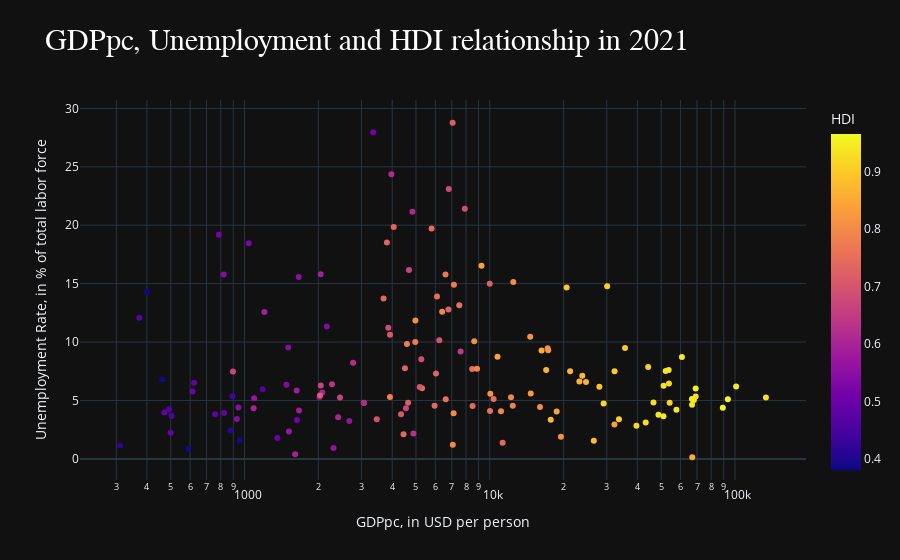

Write notebook code for a chart like this one.
### Markdown cell above
#### <FONT COLOR=#FCB714> 1. </FONT> Hipótesis nula: los paises con más de 10k de pib pc en 2021 tuvieron un desempleo inferior a los que tenian menos de 10k

### Code cell
# Definimos el conjunto de datos que queremos usar
GDPpc = df.groupby(["Country","Year"])[["Unemployment","GDP_pc","IDH"]].sum().reset_index()
GDPpc2021 = GDPpc[(GDPpc["Year"] == 2021) & (GDPpc["IDH"] > 0) & (GDPpc["Unemployment"] > 0)] # Eliminamos los valores nulos de desempleo e IDH

# Graficamos
fig = px.scatter(data_frame= GDPpc2021, x="GDP_pc", y="Unemployment", color="IDH", log_x=True, size_max=40, template="plotly_dark", title="GDPpc, Unemployment and HDI relationship in 2021", labels={"GDP_pc": "GDPpc", "Unemployment": "Unemployment", "IDH":"HDI"})
fig.update_xaxes(title_text="GDPpc, in USD per person")
fig.update_yaxes(title_text="Unemployment Rate, in % of total labor force")
fig.update_layout(title="GDPpc, Unemployment and HDI relationship in 2021", title_font=dict(size=30, family="Calibri_light", color="white"))
fig.show()

### Figure 1 — Plotly figure (JSON) as saved in the notebook; plotly's stock layout.template omitted (floating-point values rounded to 4 significant figures; data arrays with more than 128 entries replaced by an {"elided": "..."} marker saying what was removed)
{"data": [{"hovertemplate": "GDPpc=%{x}<br>Unemployment=%{y}<br>HDI=%{marker.color}<extra></extra>", "legendgroup": "", "marker": {"color": {"elided": "150 float values"}, "coloraxis": "coloraxis", "symbol": "circle"}, "mode": "markers", "name": "", "orientation": "v", "showlegend": false, "type": "scatter", "x": {"elided": "150 float values"}, "xaxis": "x", "y": {"elided": "150 float values"}, "yaxis": "y"}], "layout": {"coloraxis": {"colorbar": {"title": {"text": "HDI"}}, "colorscale": [[0, "#0d0887"], [0.1111, "#46039f"], [0.2222, "#7201a8"], [0.3333, "#9c179e"], [0.4444, "#bd3786"], [0.5556, "#d8576b"], [0.6667, "#ed7953"], [0.7778, "#fb9f3a"], [0.8889, "#fdca26"], [1, "#f0f921"]]}, "legend": {"tracegroupgap": 0}, "title": {"font": {"color": "white", "family": "Calibri_light", "size": 30}, "text": "GDPpc, Unemployment and HDI relationship in 2021"}, "xaxis": {"anchor": "y", "domain": [0, 1], "title": {"text": "GDPpc, in USD per person"}, "type": "log"}, "yaxis": {"anchor": "x", "domain": [0, 1], "title": {"text": "Unemployment Rate, in % of total labor force"}}}}
